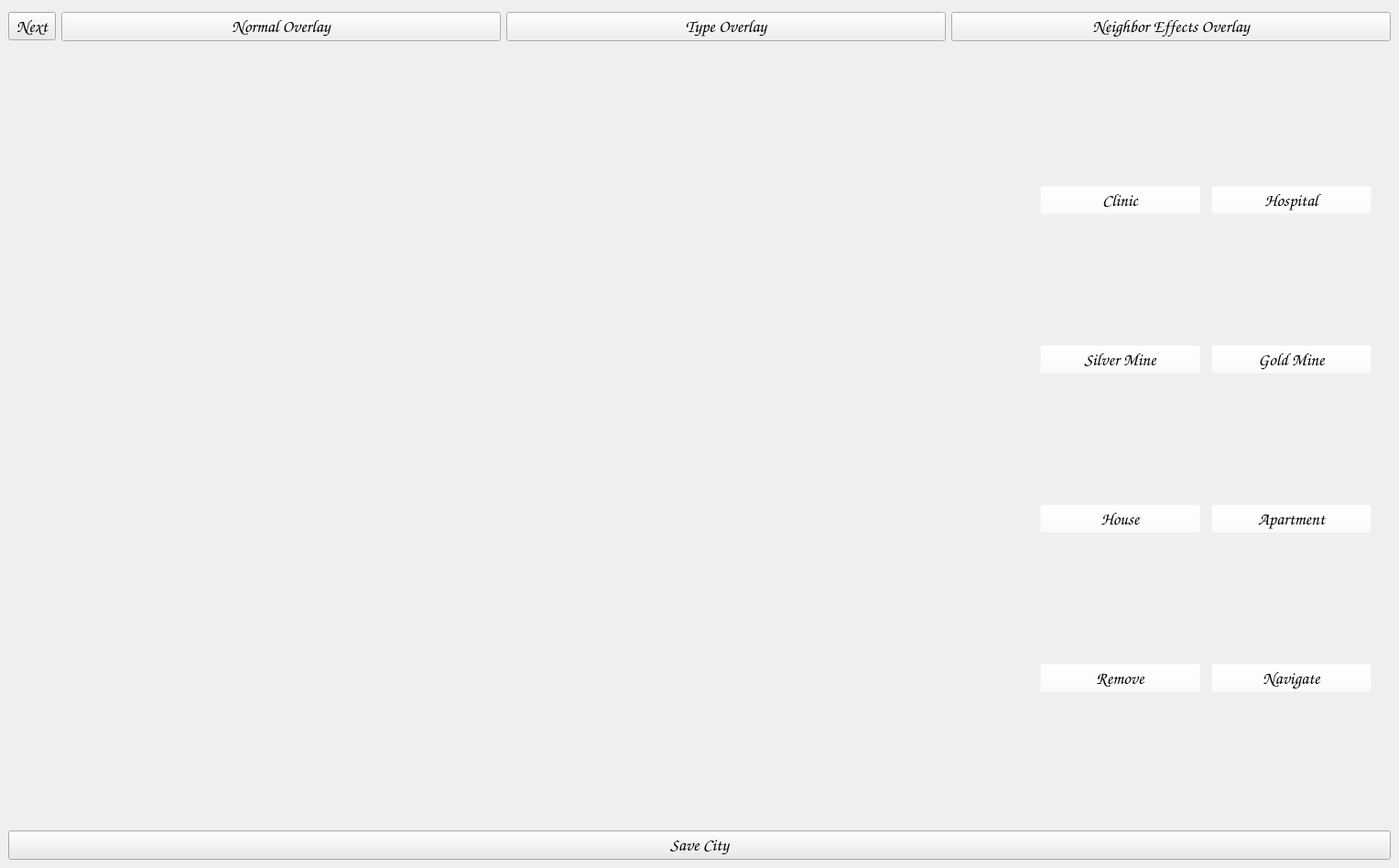
<?xml version="1.0" encoding="UTF-8"?>
<ui version="4.0">
 <class>MainWindow</class>
 <widget class="QMainWindow" name="MainWindow">
  <property name="geometry">
   <rect>
    <x>0</x>
    <y>0</y>
    <width>1528</width>
    <height>948</height>
   </rect>
  </property>
  <property name="windowTitle">
   <string>Simple City</string>
  </property>
  <property name="styleSheet">
   <string notr="true"/>
  </property>
  <widget class="GameWidget" name="widget">
   <property name="styleSheet">
    <string notr="true">QWidget#centralwidget{
background-image: url(:/resources/images/stripes.png);
};</string>
   </property>
   <layout class="QVBoxLayout" name="verticalLayout">
    <item>
     <widget class="QWidget" name="top_menu" native="true">
      <property name="minimumSize">
       <size>
        <width>0</width>
        <height>35</height>
       </size>
      </property>
      <property name="maximumSize">
       <size>
        <width>16777215</width>
        <height>40</height>
       </size>
      </property>
      <property name="font">
       <font>
        <family>Comic Sans MS</family>
        <pointsize>14</pointsize>
       </font>
      </property>
      <layout class="QHBoxLayout" name="horizontalLayout_4">
       <property name="leftMargin">
        <number>0</number>
       </property>
       <property name="topMargin">
        <number>0</number>
       </property>
       <property name="rightMargin">
        <number>0</number>
       </property>
       <property name="bottomMargin">
        <number>0</number>
       </property>
       <item>
        <widget class="QToolButton" name="btn_next">
         <property name="sizePolicy">
          <sizepolicy hsizetype="Fixed" vsizetype="Fixed">
           <horstretch>0</horstretch>
           <verstretch>0</verstretch>
          </sizepolicy>
         </property>
         <property name="minimumSize">
          <size>
           <width>0</width>
           <height>30</height>
          </size>
         </property>
         <property name="font">
          <font>
           <family>Comic Sans MS</family>
           <pointsize>14</pointsize>
          </font>
         </property>
         <property name="layoutDirection">
          <enum>Qt::LeftToRight</enum>
         </property>
         <property name="styleSheet">
          <string notr="true">background-color: rgb(234, 234, 234);</string>
         </property>
         <property name="text">
          <string>Next</string>
         </property>
         <property name="icon">
          <iconset resource="images.qrc">
           <normaloff>:/resources/images/next.png</normaloff>:/resources/images/next.png</iconset>
         </property>
         <property name="toolButtonStyle">
          <enum>Qt::ToolButtonTextBesideIcon</enum>
         </property>
        </widget>
       </item>
       <item>
        <widget class="QPushButton" name="btn_overlay_normal">
         <property name="minimumSize">
          <size>
           <width>0</width>
           <height>30</height>
          </size>
         </property>
         <property name="font">
          <font>
           <family>Comic Sans MS</family>
           <pointsize>14</pointsize>
          </font>
         </property>
         <property name="text">
          <string>Normal Overlay</string>
         </property>
        </widget>
       </item>
       <item>
        <widget class="QPushButton" name="btn_overlay_type">
         <property name="minimumSize">
          <size>
           <width>0</width>
           <height>30</height>
          </size>
         </property>
         <property name="font">
          <font>
           <family>Comic Sans MS</family>
           <pointsize>14</pointsize>
          </font>
         </property>
         <property name="text">
          <string>Type Overlay</string>
         </property>
        </widget>
       </item>
       <item>
        <widget class="QPushButton" name="btn_overlay_neighbor">
         <property name="minimumSize">
          <size>
           <width>0</width>
           <height>30</height>
          </size>
         </property>
         <property name="font">
          <font>
           <family>Comic Sans MS</family>
           <pointsize>14</pointsize>
          </font>
         </property>
         <property name="text">
          <string>Neighbor Effects Overlay</string>
         </property>
        </widget>
       </item>
      </layout>
     </widget>
    </item>
    <item>
     <widget class="QWidget" name="side_menu" native="true">
      <property name="maximumSize">
       <size>
        <width>400</width>
        <height>16777215</height>
       </size>
      </property>
      <property name="font">
       <font>
        <family>Comic Sans MS</family>
        <pointsize>14</pointsize>
       </font>
      </property>
      <property name="layoutDirection">
       <enum>Qt::RightToLeft</enum>
      </property>
      <widget class="QFrame" name="side_menu_move">
       <property name="geometry">
        <rect>
         <x>9</x>
         <y>9</y>
         <width>378</width>
         <height>831</height>
        </rect>
       </property>
       <property name="layoutDirection">
        <enum>Qt::LeftToRight</enum>
       </property>
       <property name="styleSheet">
        <string notr="true">background-color:rgba(255, 255, 255, 0);</string>
       </property>
       <property name="frameShape">
        <enum>QFrame::StyledPanel</enum>
       </property>
       <property name="frameShadow">
        <enum>QFrame::Raised</enum>
       </property>
       <layout class="QVBoxLayout" name="verticalLayout_2">
        <property name="spacing">
         <number>0</number>
        </property>
        <property name="leftMargin">
         <number>0</number>
        </property>
        <property name="topMargin">
         <number>0</number>
        </property>
        <property name="rightMargin">
         <number>0</number>
        </property>
        <property name="bottomMargin">
         <number>0</number>
        </property>
        <item>
         <widget class="QFrame" name="side_menu_innermost">
          <property name="minimumSize">
           <size>
            <width>100</width>
            <height>0</height>
           </size>
          </property>
          <property name="maximumSize">
           <size>
            <width>400</width>
            <height>16777215</height>
           </size>
          </property>
          <property name="font">
           <font>
            <family>Comic Sans MS</family>
            <pointsize>14</pointsize>
           </font>
          </property>
          <property name="styleSheet">
           <string notr="true">background-color: rgba(255, 255, 255, 0);</string>
          </property>
          <property name="frameShape">
           <enum>QFrame::StyledPanel</enum>
          </property>
          <property name="frameShadow">
           <enum>QFrame::Raised</enum>
          </property>
          <layout class="QGridLayout" name="gridLayout">
           <property name="leftMargin">
            <number>0</number>
           </property>
           <property name="topMargin">
            <number>0</number>
           </property>
           <property name="rightMargin">
            <number>0</number>
           </property>
           <property name="bottomMargin">
            <number>0</number>
           </property>
           <property name="horizontalSpacing">
            <number>6</number>
           </property>
           <item row="0" column="0">
            <widget class="QToolButton" name="btn_clinic">
             <property name="minimumSize">
              <size>
               <width>175</width>
               <height>0</height>
              </size>
             </property>
             <property name="font">
              <font>
               <family>Comic Sans MS</family>
               <pointsize>14</pointsize>
              </font>
             </property>
             <property name="text">
              <string>Clinic</string>
             </property>
             <property name="icon">
              <iconset resource="images.qrc">
               <normaloff>:/resources/images/clinic.png</normaloff>:/resources/images/clinic.png</iconset>
             </property>
             <property name="iconSize">
              <size>
               <width>150</width>
               <height>150</height>
              </size>
             </property>
             <property name="toolButtonStyle">
              <enum>Qt::ToolButtonTextUnderIcon</enum>
             </property>
            </widget>
           </item>
           <item row="2" column="2">
            <widget class="QToolButton" name="btn_apartment">
             <property name="minimumSize">
              <size>
               <width>175</width>
               <height>0</height>
              </size>
             </property>
             <property name="font">
              <font>
               <family>Comic Sans MS</family>
               <pointsize>14</pointsize>
              </font>
             </property>
             <property name="text">
              <string>Apartment</string>
             </property>
             <property name="icon">
              <iconset resource="images.qrc">
               <normaloff>:/resources/images/apartment.png</normaloff>:/resources/images/apartment.png</iconset>
             </property>
             <property name="iconSize">
              <size>
               <width>150</width>
               <height>150</height>
              </size>
             </property>
             <property name="toolButtonStyle">
              <enum>Qt::ToolButtonTextUnderIcon</enum>
             </property>
            </widget>
           </item>
           <item row="1" column="2">
            <widget class="QToolButton" name="btn_gold">
             <property name="minimumSize">
              <size>
               <width>175</width>
               <height>0</height>
              </size>
             </property>
             <property name="font">
              <font>
               <family>Comic Sans MS</family>
               <pointsize>14</pointsize>
              </font>
             </property>
             <property name="text">
              <string>Gold Mine</string>
             </property>
             <property name="icon">
              <iconset resource="images.qrc">
               <normaloff>:/resources/images/gold_mine.png</normaloff>:/resources/images/gold_mine.png</iconset>
             </property>
             <property name="iconSize">
              <size>
               <width>150</width>
               <height>150</height>
              </size>
             </property>
             <property name="toolButtonStyle">
              <enum>Qt::ToolButtonTextUnderIcon</enum>
             </property>
            </widget>
           </item>
           <item row="3" column="0">
            <widget class="QToolButton" name="btn_destruct">
             <property name="minimumSize">
              <size>
               <width>175</width>
               <height>0</height>
              </size>
             </property>
             <property name="font">
              <font>
               <family>Comic Sans MS</family>
               <pointsize>14</pointsize>
              </font>
             </property>
             <property name="text">
              <string>Remove</string>
             </property>
             <property name="icon">
              <iconset resource="images.qrc">
               <normaloff>:/resources/images/destruct.png</normaloff>:/resources/images/destruct.png</iconset>
             </property>
             <property name="iconSize">
              <size>
               <width>150</width>
               <height>150</height>
              </size>
             </property>
             <property name="toolButtonStyle">
              <enum>Qt::ToolButtonTextUnderIcon</enum>
             </property>
            </widget>
           </item>
           <item row="1" column="0">
            <widget class="QToolButton" name="btn_silver">
             <property name="minimumSize">
              <size>
               <width>175</width>
               <height>0</height>
              </size>
             </property>
             <property name="font">
              <font>
               <family>Comic Sans MS</family>
               <pointsize>14</pointsize>
              </font>
             </property>
             <property name="text">
              <string>Silver Mine</string>
             </property>
             <property name="icon">
              <iconset resource="images.qrc">
               <normaloff>:/resources/images/silver_mine.png</normaloff>:/resources/images/silver_mine.png</iconset>
             </property>
             <property name="iconSize">
              <size>
               <width>150</width>
               <height>150</height>
              </size>
             </property>
             <property name="toolButtonStyle">
              <enum>Qt::ToolButtonTextUnderIcon</enum>
             </property>
            </widget>
           </item>
           <item row="2" column="0">
            <widget class="QToolButton" name="btn_house">
             <property name="minimumSize">
              <size>
               <width>175</width>
               <height>0</height>
              </size>
             </property>
             <property name="font">
              <font>
               <family>Comic Sans MS</family>
               <pointsize>14</pointsize>
              </font>
             </property>
             <property name="text">
              <string>House</string>
             </property>
             <property name="icon">
              <iconset resource="images.qrc">
               <normaloff>:/resources/images/house.png</normaloff>:/resources/images/house.png</iconset>
             </property>
             <property name="iconSize">
              <size>
               <width>150</width>
               <height>150</height>
              </size>
             </property>
             <property name="toolButtonStyle">
              <enum>Qt::ToolButtonTextUnderIcon</enum>
             </property>
            </widget>
           </item>
           <item row="3" column="2">
            <widget class="QToolButton" name="btn_navigate">
             <property name="minimumSize">
              <size>
               <width>175</width>
               <height>0</height>
              </size>
             </property>
             <property name="font">
              <font>
               <family>Comic Sans MS</family>
               <pointsize>14</pointsize>
              </font>
             </property>
             <property name="text">
              <string>Navigate</string>
             </property>
             <property name="icon">
              <iconset resource="images.qrc">
               <normaloff>:/resources/images/navigation.png</normaloff>:/resources/images/navigation.png</iconset>
             </property>
             <property name="iconSize">
              <size>
               <width>150</width>
               <height>150</height>
              </size>
             </property>
             <property name="toolButtonStyle">
              <enum>Qt::ToolButtonTextUnderIcon</enum>
             </property>
            </widget>
           </item>
           <item row="0" column="2">
            <widget class="QToolButton" name="btn_hospital">
             <property name="minimumSize">
              <size>
               <width>175</width>
               <height>0</height>
              </size>
             </property>
             <property name="font">
              <font>
               <family>Comic Sans MS</family>
               <pointsize>14</pointsize>
              </font>
             </property>
             <property name="text">
              <string>Hospital</string>
             </property>
             <property name="icon">
              <iconset resource="images.qrc">
               <normaloff>:/resources/images/hospital.png</normaloff>:/resources/images/hospital.png</iconset>
             </property>
             <property name="iconSize">
              <size>
               <width>150</width>
               <height>150</height>
              </size>
             </property>
             <property name="toolButtonStyle">
              <enum>Qt::ToolButtonTextUnderIcon</enum>
             </property>
            </widget>
           </item>
          </layout>
         </widget>
        </item>
       </layout>
      </widget>
     </widget>
    </item>
    <item>
     <widget class="QPushButton" name="btn_save_game">
      <property name="font">
       <font>
        <family>Comic Sans MS</family>
        <pointsize>14</pointsize>
       </font>
      </property>
      <property name="styleSheet">
       <string notr="true">background-color: rgb(234, 234, 234);</string>
      </property>
      <property name="text">
       <string>Save City</string>
      </property>
     </widget>
    </item>
   </layout>
  </widget>
 </widget>
 <customwidgets>
  <customwidget>
   <class>GameWidget</class>
   <extends>QWidget</extends>
   <header>graphics.h</header>
   <container>1</container>
  </customwidget>
 </customwidgets>
 <resources>
  <include location="images.qrc"/>
 </resources>
 <connections/>
</ui>
